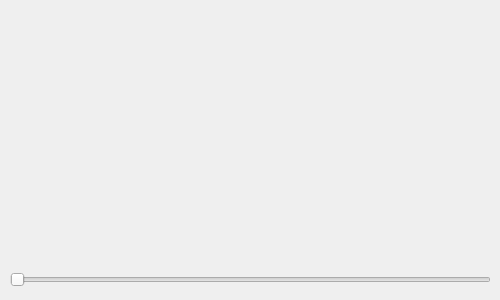
<?xml version="1.0" encoding="UTF-8"?>
<ui version="4.0">
 <class>frmBattery</class>
 <widget class="QWidget" name="frmBattery">
  <property name="geometry">
   <rect>
    <x>0</x>
    <y>0</y>
    <width>500</width>
    <height>300</height>
   </rect>
  </property>
  <property name="windowTitle">
   <string>Form</string>
  </property>
  <widget class="Battery" name="battery" native="true">
   <property name="geometry">
    <rect>
     <x>9</x>
     <y>9</y>
     <width>482</width>
     <height>257</height>
    </rect>
   </property>
  </widget>
  <widget class="QSlider" name="horizontalSlider">
   <property name="geometry">
    <rect>
     <x>10</x>
     <y>270</y>
     <width>481</width>
     <height>19</height>
    </rect>
   </property>
   <property name="maximum">
    <number>100</number>
   </property>
   <property name="orientation">
    <enum>Qt::Horizontal</enum>
   </property>
   <property name="invertedControls">
    <bool>false</bool>
   </property>
  </widget>
 </widget>
 <customwidgets>
  <customwidget>
   <class>Battery</class>
   <extends>QWidget</extends>
   <header>battery.h</header>
   <container>1</container>
  </customwidget>
 </customwidgets>
 <resources/>
 <connections/>
</ui>
